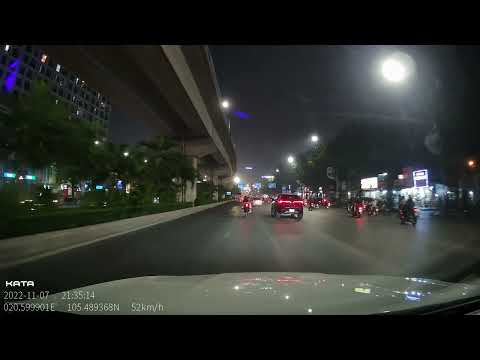
#> input picture data/raw/img1.jpg, 480 x 360 px; its folder holds only this picture in this run
$ jupyter execute 01-Preprocessing.ipynb
#> lines starting #> are read from the running program, lines starting #| are printed output that depends on the picture
#> further down, img_bgr is the input picture: shape (360, 480, 3); mean B, G, R 43.9, 47.6, 45
[cell 1]
from pathlib import Path
import cv2, os
import numpy as np
import matplotlib.pyplot as plt

[cell 2]
folder_path = Path("../data/raw")

image_extensions = {'.jpg', '.jpeg', '.png', '.gif', '.bmp', '.webp'}

image_path_objects = [
    file for file in folder_path.iterdir()
    if file.is_file() and file.suffix.lower() in image_extensions
]

image_list = [str(path) for path in image_path_objects]

print(f"Đã tìm thấy {len(image_list)} ảnh.")
print(image_list)

[cell 3]
def read_image(file_path):
    img = cv2.imread(file_path)
    if img is None:
        raise ValueError(f"Cannot find path.")
    return img

[cell 4]
def resize_and_crop(img, target_width=400, target_height=400, crop_margin=50):
    """
    Resize x Crop
    """
#> called with target_width = 400, target_height = 400, crop_margin = 50
    img_resized = cv2.resize(img, (target_width, target_height))
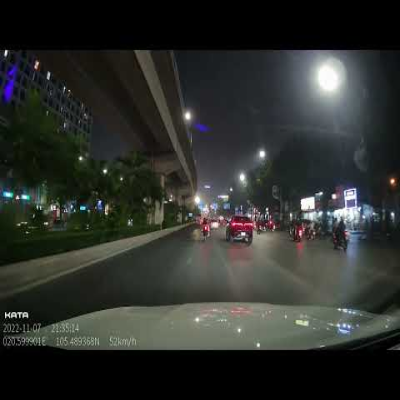
#> img_resized: shape (400, 400, 3); mean B, G, R 43.8, 47.5, 44.9

    img_cropped = img_resized[crop_margin : target_height - crop_margin,
                              crop_margin : target_width - crop_margin]
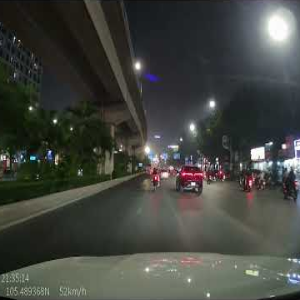
#> img_cropped: shape (300, 300, 3); mean B, G, R 63.4, 69, 66.5
    return img_cropped

[cell 5]
def convert_to_grayscale(img):
    """
    Convert to grayscale
    """
    return cv2.cvtColor(img, cv2.COLOR_BGR2GRAY)
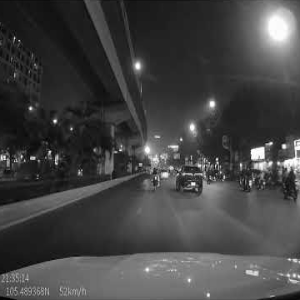
#> returned value: shape (300, 300); min 1, max 255, mean 67.6

[cell 6]
def balance_brightness(img_gray, clip_limit=3.0, grid_size=(8, 8)):
    """
    (Contrast Limited Adaptive Histogram Equalization).
    """
#> called with clip_limit = 3, grid_size = (8, 8)
    clahe = cv2.createCLAHE(clipLimit=clip_limit, tileGridSize=grid_size)
    return clahe.apply(img_gray)
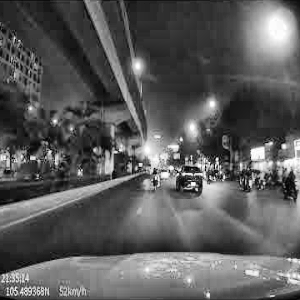
#> returned value: shape (300, 300); min 1, max 255, mean 90.9

[cell 7]
def reduce_noise(img_balanced, kernel_size=5):
#> called with kernel_size = 5
    return cv2.medianBlur(img_balanced, ksize=kernel_size)
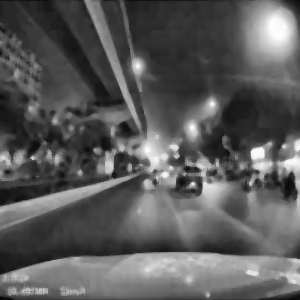
#> returned value: shape (300, 300); min 2, max 253, mean 90.4

[cell 8]
def preprocess (
            img_path,
            target_width=400,
            target_height=400,
            crop_margin=50,
            clip_limit=3.0,
            grid_size=(8, 8),
            kernel_size=5):
    img = read_image(img_path)
    img = resize_and_crop(img, target_width=target_width, target_height=target_height, crop_margin=crop_margin)
    img = convert_to_grayscale(img)
    img = balance_brightness(img, clip_limit=clip_limit, grid_size=grid_size)
    return reduce_noise(img, kernel_size=kernel_size)

[cell 9]
def plot_comparison(img1, img2, title1, title2, cmap1=None, cmap2=None):
    """Hàm phụ trợ để hiển thị nhanh 2 ảnh cạnh nhau"""
#> called with title1 = 'Trước giảm nhiễu (../data/raw/img1.jpg)', title2 = 'Sau giảm nhiễu (../data/raw/img1.jpg)', cmap2 = 'gray'
    # Phải có (1, 2) để tạo ra 1 hàng, 2 cột
    fig, axes = plt.subplots(1, 2, figsize=(12, 5))

    # Hiển thị ảnh 1 ở cột bên trái (axes[0])
    axes[0].imshow(img1, cmap=cmap1)
    axes[0].set_title(title1, fontsize=14)
    axes[0].axis('off')

    # Hiển thị ảnh 2 ở cột bên phải (axes[1])
    axes[1].imshow(img2, cmap=cmap2)
    axes[1].set_title(title2, fontsize=14)
    axes[1].axis('off')

    plt.tight_layout()
    plt.show()

[cell 10]
for img_path in image_list:
    img_bgr = cv2.imread(img_path)
    if img_bgr is None:
        print(f"Lỗi: Không đọc được {img_path}")
        continue

    img_rgb = cv2.cvtColor(img_bgr, cv2.COLOR_BGR2RGB)

    img_denoised = preprocess(img_path)
    plot_comparison(
        img_rgb, img_denoised,
        f'Trước giảm nhiễu ({img_path})', f'Sau giảm nhiễu ({img_path})',
         cmap2='gray'
    )

[cell 11]
save_path = '../data/processed/'
cropped_path = '../data/cropped/'

os.makedirs(save_path, exist_ok=True)
os.makedirs(cropped_path, exist_ok=True)


for image_path in image_list:
    image = preprocess(image_path)

    crop_image = read_image(image_path)
    crop_image = resize_and_crop(crop_image)

$ run again, on data/raw/img6.jpg
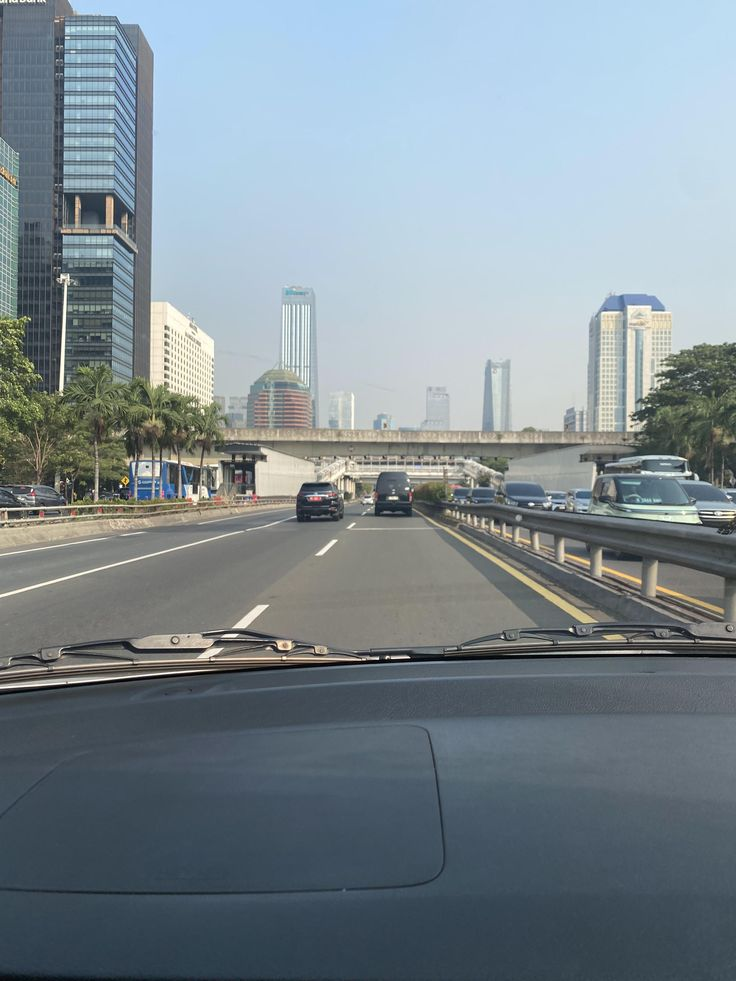
#> input picture data/raw/img6.jpg, 736 x 981 px
#> img_bgr is the input picture: shape (981, 736, 3); mean B, G, R 145.5, 138.2, 125.5
#> in resize_and_crop, `img_cropped = img_resized[crop_margin : target_height - crop_margin, c..`:
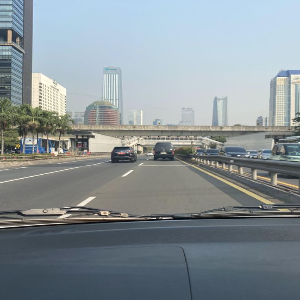
#> img_cropped: shape (300, 300, 3); mean B, G, R 149.9, 145.2, 135.3
#> in reduce_noise, `return cv2.medianBlur(img_balanced, ksize=kernel_size)`:
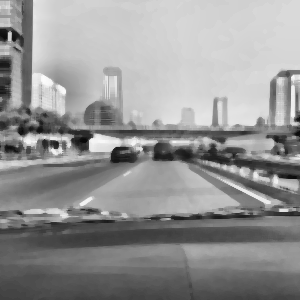
#> returned value: shape (300, 300); min 8, max 252, mean 147.8

$ run again, on data/raw/img7.jpg
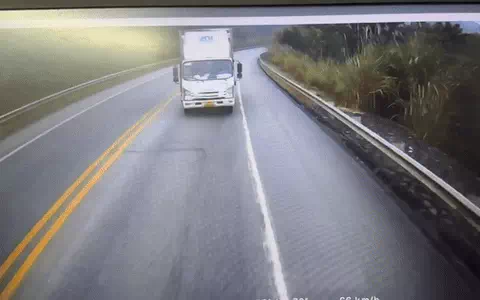
#> input picture data/raw/img7.jpg, 480 x 300 px
#> img_bgr is the input picture: shape (300, 480, 3); mean B, G, R 129.5, 125.4, 126.3
#> in resize_and_crop, `img_cropped = img_resized[crop_margin : target_height - crop_margin, c..`:
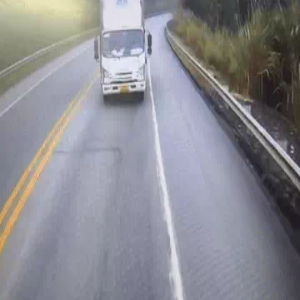
#> img_cropped: shape (300, 300, 3); mean B, G, R 146, 139.5, 139.5
#> in reduce_noise, `return cv2.medianBlur(img_balanced, ksize=kernel_size)`:
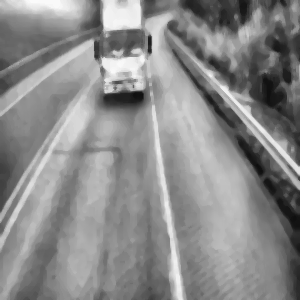
#> returned value: shape (300, 300); min 14, max 250, mean 138.4
